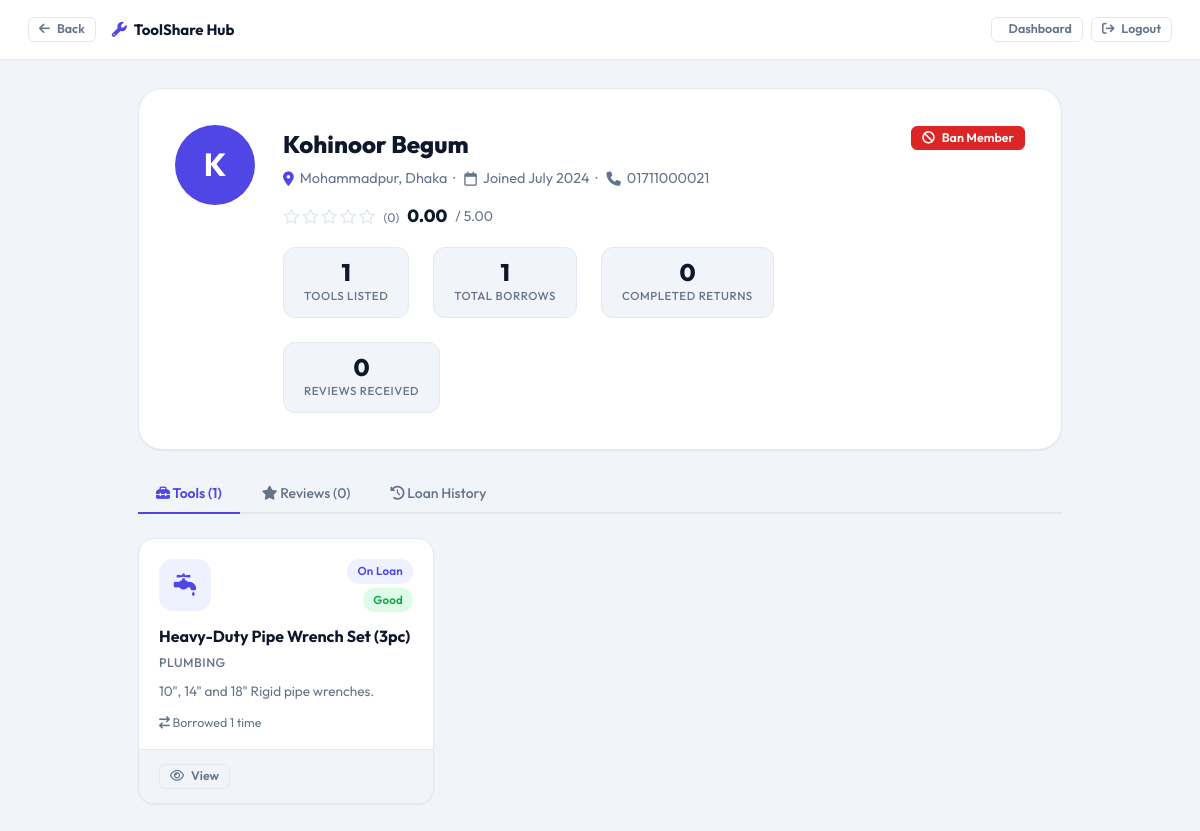
The app's page /profile.php?id=21 (signed in) with its own data.
### tables this page shows
CREATE TABLE `member` (
  `member_id` int(11) NOT NULL AUTO_INCREMENT,
  `name` varchar(150) NOT NULL,
  `email` varchar(150) NOT NULL,
  `phone` varchar(20) DEFAULT NULL,
  `password` varchar(255) NOT NULL,
  `area_id` int(11) NOT NULL,
  `avg_rating` decimal(3,2) DEFAULT 0.00,
  `total_loans` int(11) DEFAULT 0,
  `is_banned` tinyint(1) NOT NULL DEFAULT 0,
  `profile_bio` text DEFAULT NULL,
  `role` enum('Admin','Member') DEFAULT 'Member',
  `created_at` datetime DEFAULT current_timestamp(),
  PRIMARY KEY (`member_id`),
  UNIQUE KEY `email` (`email`),
  CONSTRAINT `member_ibfk_1` FOREIGN KEY (`area_id`) REFERENCES `area` (`area_id`)
);

CREATE TABLE `area` (
  `area_id` int(11) NOT NULL AUTO_INCREMENT,
  `area_name` varchar(100) NOT NULL,
  `district` varchar(100) NOT NULL,
  PRIMARY KEY (`area_id`)
);

CREATE TABLE `tool` (
  `tool_id` int(11) NOT NULL AUTO_INCREMENT,
  `owner_id` int(11) NOT NULL,
  `category_id` int(11) NOT NULL,
  `name` varchar(200) NOT NULL,
  `condition` enum('New','Good','Fair','Needs Inspection') DEFAULT 'Good',
  `status` enum('Available','On Loan','Needs Inspection','Lost') DEFAULT 'Available',
  `description` text DEFAULT NULL,
  `created_at` datetime DEFAULT current_timestamp(),
  PRIMARY KEY (`tool_id`),
  CONSTRAINT `tool_ibfk_1` FOREIGN KEY (`owner_id`) REFERENCES `member` (`member_id`),
  CONSTRAINT `tool_ibfk_2` FOREIGN KEY (`category_id`) REFERENCES `category` (`category_id`)
);

CREATE TABLE `category` (
  `category_id` int(11) NOT NULL AUTO_INCREMENT,
  `name` varchar(100) NOT NULL,
  `description` text DEFAULT NULL,
  PRIMARY KEY (`category_id`),
  UNIQUE KEY `name` (`name`)
);

### profile.php (the view, shortened to what this page needs)
<?php
require_once 'db.php';
$viewer_id   = (int)$_SESSION['member_id'];
$viewer_role = $_SESSION['role'] ?? 'Member';
$target_id   = (int)($_GET['id'] ?? $viewer_id);
$member = fetchOne("
    SELECT m.*, a.area_name, a.district
    FROM Member m
    JOIN Area a ON m.area_id=a.area_id
    WHERE m.member_id=$target_id
");
$is_own_profile = ($viewer_id === $target_id);
$is_admin       = ($viewer_role === 'Admin');
$review_count = fetchOne("
    SELECT COUNT(*) AS cnt FROM Review WHERE reviewee_id=$target_id
")['cnt'];
$tools_count = fetchOne("
    SELECT COUNT(*) AS cnt FROM Tool WHERE owner_id=$target_id
")['cnt'];
$loans_count = fetchOne("
    SELECT COUNT(*) AS cnt FROM Loan_Record
    WHERE borrower_id=$target_id AND status='Returned'
")['cnt'];
$their_tools = fetchAll("
    SELECT t.*, c.name AS cat_name,
           COUNT(lr.loan_id) AS borrow_count
    FROM Tool t
    JOIN Category c ON t.category_id=c.category_id
    LEFT JOIN Loan_Record lr ON lr.tool_id=t.tool_id
    WHERE t.owner_id=$target_id
    GROUP BY t.tool_id
    ORDER BY t.status='Available' DESC, t.created_at DESC
");
$back_url = $is_admin ? 'admin_dashboard.php?section=members' : 'user_dashboard.php?section=browse';
?>
<!DOCTYPE html>
<html lang="en">
<head>
    <link rel="stylesheet" href="assets/style.css">
    <link rel="stylesheet" href="https://cdnjs.cloudflare.com/ajax/libs/font-awesome/6.5.0/css/all.min.css">
</head>
<body style="background:var(--bg);">
    <nav style="background:var(--card);border-bottom:1px solid var(--border);padding:0 28px;height:60px;display:flex;align-items:center;gap:16px;position:sticky;top:0;z-index:100;">
        <a href="<?= $back_url ?>" class="btn btn-ghost btn-sm">
            <i class="fa-solid fa-arrow-left"></i> Back
        </a>
        <span style="font-weight:700;color:var(--text);display:flex;align-items:center;gap:7px;">
            <i class="fa-solid fa-wrench" style="color:var(--primary);"></i>
            ToolShare Hub
        </span>
        <div style="margin-left:auto;display:flex;gap:8px;">
            <a href="<?= $is_admin ? 'admin_dashboard.php' : 'user_dashboard.php' ?>" class="btn btn-ghost btn-sm">
                <i class="fa-solid fa-grid-2"></i> Dashboard
            </a>
            <a href="logout.php" class="btn btn-ghost btn-sm">
                <i class="fa-solid fa-arrow-right-from-bracket"></i> Logout
            </a>
        </div>
    </nav>
    <div style="padding:28px;max-width:980px;margin:0 auto;" class="fade-in">
        <div class="profile-hero">
            <div class="avatar xl" style="
            flex-shrink:0;
            font-size:2rem;
            background:<?= $member['role'] === 'Admin' ? 'var(--danger)' : 'var(--primary)' ?>;
        ">
                <?= strtoupper(substr($member['name'], 0, 1)) ?>
            </div>
            <div class="profile-hero-right">
                <div style="display:flex;align-items:center;gap:10px;flex-wrap:wrap;">
                    <div class="profile-hero-name"><?= htmlspecialchars($member['name']) ?></div>
                </div>
                <div class="profile-hero-sub">
                    <i class="fa-solid fa-location-dot" style="color:var(--primary);"></i>
                    <?= htmlspecialchars($member['area_name']) ?>, <?= htmlspecialchars($member['district']) ?>
                    &nbsp;·&nbsp;
                    <i class="fa-regular fa-calendar"></i>
                    Joined <?= date('F Y', strtotime($member['created_at'])) ?>
                    <?php if ($member['phone'] && ($is_own_profile || $is_admin)): ?>
                        &nbsp;·&nbsp;
                        <i class="fa-solid fa-phone"></i>
                        <?= htmlspecialchars($member['phone']) ?>
                    <?php endif; ?>
                </div>
                <div style="display:flex;align-items:center;gap:8px;margin-bottom:16px;">
                    <?= stars($member['avg_rating'], $review_count) ?>
                    <span style="font-size:1.1rem;font-weight:800;color:var(--text);">
                        <?= number_format($member['avg_rating'], 2) ?>
                    </span>
                    <span style="color:var(--text-muted);font-size:.875rem;">
                        / 5.00
                    </span>
                </div>
                <div class="profile-stats-row">
                    <div class="profile-stat-item">
                        <div class="val"><?= $tools_count ?></div>
                        <div class="lbl">Tools Listed</div>
                    </div>
                    <div class="profile-stat-item">
                        <div class="val"><?= $member['total_loans'] ?></div>
                        <div class="lbl">Total Borrows</div>
                    </div>
                    <div class="profile-stat-item">
                        <div class="val"><?= $loans_count ?></div>
                        <div class="lbl">Completed Returns</div>
                    </div>
                    <div class="profile-stat-item">
                        <div class="val"><?= $review_count ?></div>
                        <div class="lbl">Reviews Received</div>
                    </div>
                </div>
            </div>
            <div style="display:flex;flex-direction:column;gap:8px;align-items:flex-end;">
                <?php if ($is_own_profile): ?>
                    <button class="btn btn-outline btn-sm" data-modal-open="modal-edit-profile">
                        <i class="fa-regular fa-pen-to-square"></i> Edit Profile
                    </button>
                    <button class="btn btn-ghost btn-sm" data-modal-open="modal-change-password">
                        <i class="fa-solid fa-key"></i> Change Password
                    </button>
                <?php elseif ($is_admin): ?>
                    <?php if ($member['is_banned']): ?>
                        <form method="POST" action="actions.php">
                            <input type="hidden" name="action" value="unban_member">
                            <input type="hidden" name="member_id" value="<?= $target_id ?>">
                            <input type="hidden" name="back" value="profile.php?id=<?= $target_id ?>">
                            <button type="submit" class="btn btn-success btn-sm">
                                <i class="fa-solid fa-lock-open"></i> Unban Member
                            </button>
                        </form>
                    <?php elseif ($member['role'] !== 'Admin'): ?>
                        <form method="POST" action="actions.php">
                            <button type="submit" class="btn btn-danger btn-sm"
                                data-confirm="Ban this member? They will be locked out.">
                                <i class="fa-solid fa-ban"></i> Ban Member
                            </button>
                        </form>
                    <?php endif; ?>
                <?php endif; ?>
            </div>
        </div>
        <div class="tab-nav">
            <button class="tab-btn active" onclick="switchTab('tools', this)">
                <i class="fa-solid fa-toolbox"></i> Tools (<?= $tools_count ?>)
            </button>
            <button class="tab-btn" onclick="switchTab('reviews', this)">
                <i class="fa-solid fa-star"></i> Reviews (<?= $review_count ?>)
            </button>
            <?php if ($is_own_profile || $is_admin): ?>
                <button class="tab-btn" onclick="switchTab('history', this)">
                    <i class="fa-solid fa-clock-rotate-left"></i> Loan History
                </button>
            <?php endif; ?>
        </div>
        <div class="tab-panel active" id="tab-tools">
            <?php if ($their_tools): ?>
                <div class="tools-grid">
                    <?php foreach ($their_tools as $t): ?>
                        <div class="tool-card">
                            <div class="tool-card-top">
                                <div class="tool-icon-wrap">
                                    <i class="<?= categoryIcon($t['cat_name']) ?>"></i>
                                </div>
                                <div class="tool-badges">
                                    <?= badge($t['status']) ?>
                                    <?= badge($t['condition']) ?>
                                </div>
                            </div>
                            <div class="tool-card-body">
                                <div class="tool-name"><?= htmlspecialchars($t['name']) ?></div>
                                <div class="tool-category"><?= htmlspecialchars($t['cat_name']) ?></div>
                                <div class="tool-desc"><?= htmlspecialchars(trunc($t['description'], 80)) ?></div>
                                <div style="font-size:.78rem;color:var(--text-muted);">
                                    <i class="fa-solid fa-arrow-right-arrow-left"></i>
                                    Borrowed <?= $t['borrow_count'] ?> time<?= $t['borrow_count'] != 1 ? 's' : '' ?>
                                </div>
                            </div>
                            <div class="tool-card-footer">
                                <a href="tool_details.php?id=<?= $t['tool_id'] ?>" class="btn btn-ghost btn-sm">
                                    <i class="fa-regular fa-eye"></i> View
                                </a>
                            </div>
                        </div>
                    <?php endforeach; ?>
                </div>
            <?php endif; ?>
        </div>
    </div>
</body>
</html>

### db.php (shortened to what this page needs)
<?php
$conn = mysqli_connect(DB_HOST, DB_USER, DB_PASS, DB_NAME);
mysqli_set_charset($conn, 'utf8mb4');
function q($sql)
{
    global $conn;
    $r = mysqli_query($conn, $sql);
    return $r;
}
function fetchAll($sql)
{
    $result = q($sql);
    $rows = [];
    while ($row = mysqli_fetch_assoc($result)) $rows[] = $row;
    return $rows;
}
function fetchOne($sql)
{
    $result = q($sql);
    return mysqli_fetch_assoc($result);
}
function categoryIcon($name)
{
    $map = [
        'Power Tools'        => 'fa-solid fa-plug-circle-bolt',
        'Hand Tools'         => 'fa-solid fa-wrench',
        'Garden Tools'       => 'fa-solid fa-seedling',
        'Kitchen Appliances' => 'fa-solid fa-blender',
        'Cleaning Equipment' => 'fa-solid fa-broom',
        'Electrical'         => 'fa-solid fa-bolt',
        'Plumbing'           => 'fa-solid fa-faucet-drip',
        'Painting'           => 'fa-solid fa-paint-brush',
        'Automotive'         => 'fa-solid fa-car-side',
        'Outdoor & Camping'  => 'fa-solid fa-tent',
    ];
    return $map[$name] ?? 'fa-solid fa-toolbox';
}
function badge($status)
{
    $map = [
        'Available'        => 'badge-success',
        'On Loan'          => 'badge-primary',
        'Needs Inspection' => 'badge-warning',
        'Lost'             => 'badge-danger',
        'Active'           => 'badge-info',
        'Returned'         => 'badge-success',
        'Overdue'          => 'badge-danger',
        'Pending'          => 'badge-warning',
        'Approved'         => 'badge-success',
        'Rejected'         => 'badge-danger',
        'Cancelled'        => 'badge-muted',
        'New'              => 'badge-info',
        'Good'             => 'badge-success',
        'Fair'             => 'badge-warning',
        'Damaged'          => 'badge-danger',
        'Minor'            => 'badge-warning',
        'Moderate'         => 'badge-orange',
        'Severe'           => 'badge-danger',
    ];
    $cls = $map[$status] ?? 'badge-muted';
    return "<span class='badge {$cls}'>" . htmlspecialchars($status) . "</span>";
}
function stars($rating, $count = null)
{
    $full = (int)round($rating);
    $html = '<span class="star-row">';
    for ($i = 1; $i <= 5; $i++) {
        $html .= $i <= $full ? '<i class="fa-solid fa-star star-on"></i>' : '<i class="fa-regular fa-star star-off"></i>';
    }
    $html .= '</span>';
    if ($count !== null) $html .= " <small class='text-muted'>({$count})</small>";
    return $html;
}
function trunc($text, $len = 80)
{
    return strlen($text) > $len ? substr($text, 0, $len) . '…' : $text;
}

### records on screen
member: name "K", name "Kohinoor Begum", area.area_name "Mohammadpur", area.district "Dhaka", created_at "July 2024", phone "01711000021", avg_rating "0.00", total_loans "1"
tool: status "On Loan Good", name "Heavy-Duty Pipe Wrench Set (3pc)", category.name "PLUMBING", description "10\", 14\" and 18\" Rigid pipe wrenches.", borrow_count "1"

### other values on screen
$count "0"
$tools_count "1"
$loans_count "0"
$review_count "0"
